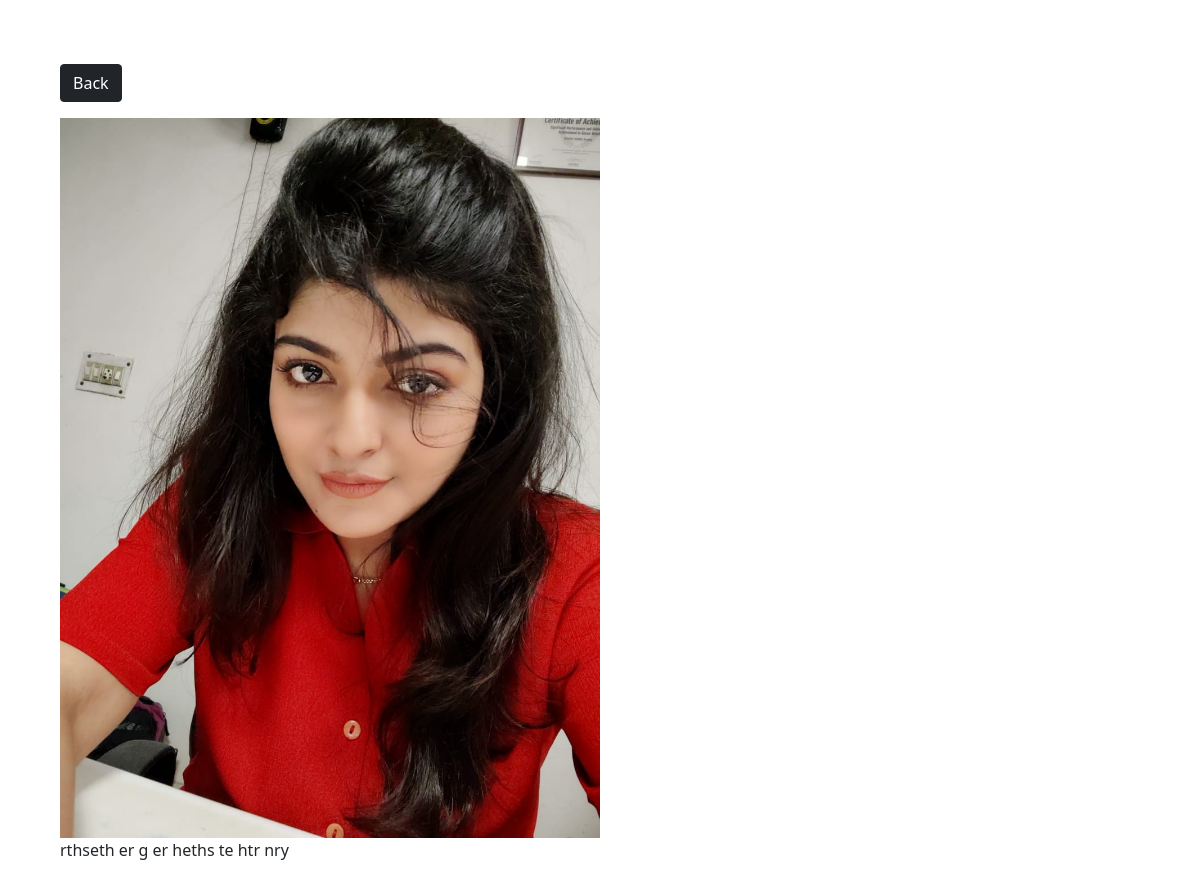
/photo/4/, run on the app's committed database.
### photos/models.py (models this page shows, shortened)
class Photo(models.Model):
    category = models.ForeignKey(Category, on_delete=models.SET_NULL, null=True, blank=True)
    image = models.ImageField(null=False, blank=False)
    description = models.TextField()

### photos/views.py (the view)
# urls.py: path('photo/<str:pk>/', views.view_photo, name='photo'),
def view_photo(request, pk):
    photo = Photo.objects.get(id=pk)
    context = {'photo': photo}
    return render(request, 'photos/photo.html', context)

### photos/templates/photos/photo.html (shortened to what this page needs)
<!DOCTYPE html>
<html lang="en">
<head>
    <link href="https://cdn.jsdelivr.net/npm/bootstrap@5.0.2/dist/css/bootstrap.min.css" rel="stylesheet">
</head>
<body class="m-5">
    <div class="container">
        <div class="row justify-content-center">
            <div class="col">
                <a href="{% url 'gallery' %}" class="btn btn-dark my-3">Back</a>
            </div>
            <div style="height: 90vh;">
                <img style="max-width: 100%; max-height: 100%;"
                     src="{{ photo.image.url }}">
                <p>{{ photo.description }}</p>
            </div>
        </div>
    </div>
</body>
</html>

### data on the page
Photo: image (picture), description "rthseth er g er heths te htr nry"
